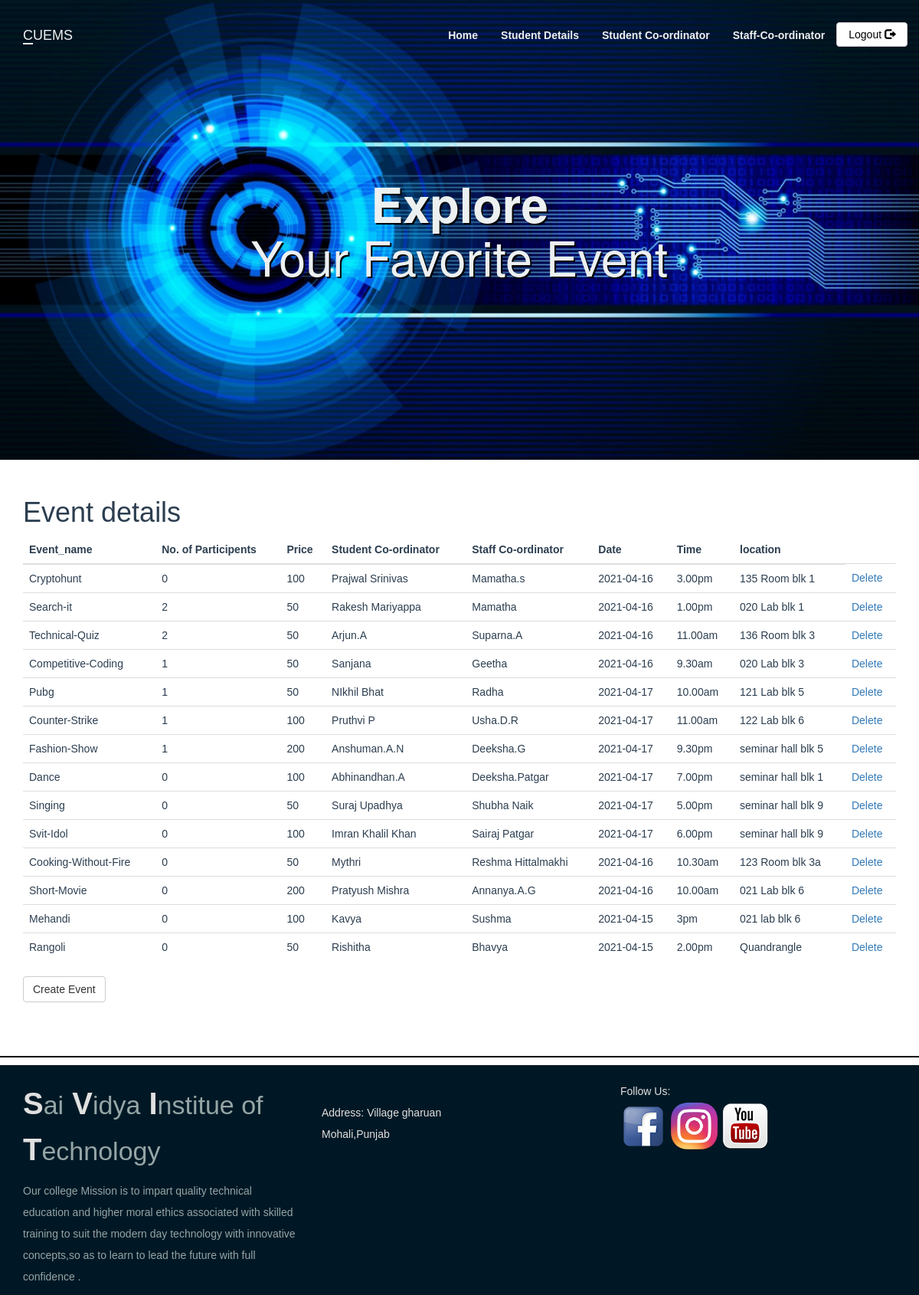
/adminPage.php, run on the app's committed database.
### tables this page shows
CREATE TABLE `staff_coordinator` (
  `stid` int(11) NOT NULL,
  `name` varchar(100) NOT NULL,
  `phone` varchar(10) DEFAULT NULL,
  `event_id` int(11) DEFAULT NULL
);

CREATE TABLE `events` (
  `event_id` int(11) NOT NULL,
  `event_title` varchar(50) NOT NULL,
  `event_price` int(11) DEFAULT NULL,
  `participents` int(100) DEFAULT 0,
  `img_link` text DEFAULT NULL,
  `type_id` int(11) DEFAULT NULL
);

CREATE TABLE `student_coordinator` (
  `sid` int(11) NOT NULL,
  `st_name` varchar(100) NOT NULL,
  `phone` varchar(10) DEFAULT NULL,
  `event_id` int(11) DEFAULT NULL
);

CREATE TABLE `event_info` (
  `event_id` int(10) NOT NULL,
  `Date` date DEFAULT NULL,
  `time` varchar(20) NOT NULL,
  `location` varchar(300) NOT NULL
);

### adminPage.php (the view, shortened to what this page needs)
<?php
include_once 'classes/db1.php';
$result = mysqli_query($conn,"SELECT * FROM staff_coordinator s ,event_info ef ,student_coordinator st,events e where e.event_id= ef.event_id and e.event_id= s.event_id and e.event_id= st.event_id");
?>
<!DOCTYPE html>
<html>
<head>
</head>
    <body>
<?php include 'utils/adminHeader.php'?>
        <div class = "content">
            <div class = "container">
            <h1>Event details</h1>
            <?php
if (mysqli_num_rows($result) > 0) {
?>
                <table class="table table-hover" >
                    <thead>
                        <tr>
                            <th>Event_name</th>
                            <th>No. of Participents</th>
                            <th>Price</th>
                            <th>Student Co-ordinator</th>
                            <th>Staff Co-ordinator</th>
                            <th>Date</th>
                            <th>Time</th>
                            <th>location </th>
                        </tr>
                    </thead>
                    <tbody>
                        <?php
                     while($row = mysqli_fetch_array($result)){
                            echo '<tr>';
                             echo '<td>' . $row['event_title'] . '</td>';
                            echo '<td>' . $row['participents'] . '</td>';
                            echo '<td>' . $row['event_price'] . '</td>';
                            echo '<td>' . $row['st_name'] . '</td>';
                            echo '<td>' . $row['name'] . '</td>';
                            echo '<td>'.$row['Date'].'</td>';
                            echo '<td>'.$row['time'].'</td>';
                            echo '<td>'.$row['location'].'</td>';
                            echo '<td>'
                            .'<a class="delete" href="deleteEvent.php?id='.$row['event_id'].'">Delete</a> '
                            .'</td>';
                            echo '</tr>';
                        }
                        ?>
                    </tbody>
                </table>
<?php
}
?>
                <a class="btn btn-default" href = "createEventForm.php">Create Event</a>
            </div>
        </div>
        <?php require 'utils/footer.php'; ?>
    </body>
</html>

### css/style.css (style rules this page uses)
body { overflow-x: hidden; }
.content { font-family: Arial, Helvetica, sans-serif; color: #2C3E50; }

### data on the page
staff_coordinator: event.event_title "Cryptohunt", event.participents "0", event.event_price "100", student_coordinator.st_name "Prajwal Srinivas", name "Mamatha.s", event_info.Date "2021-04-16", event_info.time "3.00pm", event_info.location "135 Room blk 1"
staff_coordinator: event.event_title "Search-it", event.participents "2", event.event_price "50", student_coordinator.st_name "Rakesh Mariyappa", name "Mamatha", event_info.Date "2021-04-16", event_info.time "1.00pm", event_info.location "020 Lab blk 1"
staff_coordinator: event.event_title "Technical-Quiz", event.participents "2", event.event_price "50", student_coordinator.st_name "Arjun.A", name "Suparna.A", event_info.Date "2021-04-16", event_info.time "11.00am", event_info.location "136 Room blk 3"
staff_coordinator: event.event_title "Competitive-Coding", event.participents "1", event.event_price "50", student_coordinator.st_name "Sanjana", name "Geetha", event_info.Date "2021-04-16", event_info.time "9.30am", event_info.location "020 Lab blk 3"
staff_coordinator: event.event_title "Pubg", event.participents "1", event.event_price "50", student_coordinator.st_name "NIkhil Bhat", name "Radha", event_info.Date "2021-04-17", event_info.time "10.00am", event_info.location "121 Lab blk 5"
staff_coordinator: event.event_title "Counter-Strike", event.participents "1", event.event_price "100", student_coordinator.st_name "Pruthvi P", name "Usha.D.R", event_info.Date "2021-04-17", event_info.time "11.00am", event_info.location "122 Lab blk 6"
staff_coordinator: event.event_title "Fashion-Show", event.participents "1", event.event_price "200", student_coordinator.st_name "Anshuman.A.N", name "Deeksha.G", event_info.Date "2021-04-17", event_info.time "9.30pm", event_info.location "seminar hall blk 5"
staff_coordinator: event.event_title "Dance", event.participents "0", event.event_price "100", student_coordinator.st_name "Abhinandhan.A", name "Deeksha.Patgar", event_info.Date "2021-04-17", event_info.time "7.00pm", event_info.location "seminar hall blk 1"
staff_coordinator: event.event_title "Singing", event.participents "0", event.event_price "50", student_coordinator.st_name "Suraj Upadhya", name "Shubha Naik", event_info.Date "2021-04-17", event_info.time "5.00pm", event_info.location "seminar hall blk 9"
staff_coordinator: event.event_title "Svit-Idol", event.participents "0", event.event_price "100", student_coordinator.st_name "Imran Khalil Khan", name "Sairaj Patgar", event_info.Date "2021-04-17", event_info.time "6.00pm", event_info.location "seminar hall blk 9"
staff_coordinator: event.event_title "Cooking-Without-Fire", event.participents "0", event.event_price "50", student_coordinator.st_name "Mythri", name "Reshma Hittalmakhi", event_info.Date "2021-04-16", event_info.time "10.30am", event_info.location "123 Room blk 3a"
staff_coordinator: event.event_title "Short-Movie", event.participents "0", event.event_price "200", student_coordinator.st_name "Pratyush Mishra", name "Annanya.A.G", event_info.Date "2021-04-16", event_info.time "10.00am", event_info.location "021 Lab blk 6"
staff_coordinator: event.event_title "Mehandi", event.participents "0", event.event_price "100", student_coordinator.st_name "Kavya", name "Sushma", event_info.Date "2021-04-15", event_info.time "3pm", event_info.location "021 lab blk 6"
staff_coordinator: event.event_title "Rangoli", event.participents "0", event.event_price "50", student_coordinator.st_name "Rishitha", name "Bhavya", event_info.Date "2021-04-15", event_info.time "2.00pm", event_info.location "Quandrangle"
